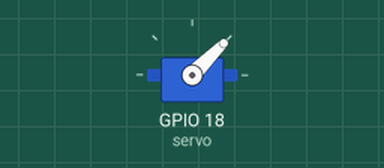
This program was run on a simulated Raspberry Pi (BCM pin numbers). Parts: servo. Servo angles are drawn from the pulse width (0.5 ms = 0°, 2.5 ms = 180°).

Above: at 0.05 s.
Timing chart, 0 to 4.6 s (numbered marks = the images above):
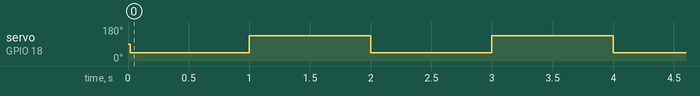

Measured:
- by itself, servo on GPIO 18 (servo): alternates 135° for 1.0 s and 45° for 1.0 s

The program:

servo-test.py
```python
from gpiozero import Servo
from time import sleep

# GPIO17 pinini kullanarak servo motoru başlatıyoruz
servo = Servo(18)


# Servo motoru 180 derece hareket ettirme
while True:
    servo.value = -1 #kapatma
    sleep(1)
    servo.value = 1 #açma
    sleep(1)
```
